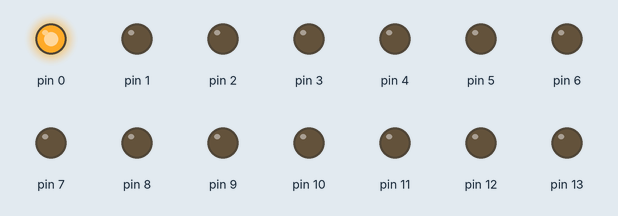
This sketch was run on a simulated Arduino Uno, built with avr-gcc and run on an emulated ATmega328P. Parts: output pins drawn as LEDs (lit = HIGH).

Above: at 0.05 s.
At 0.45 s:
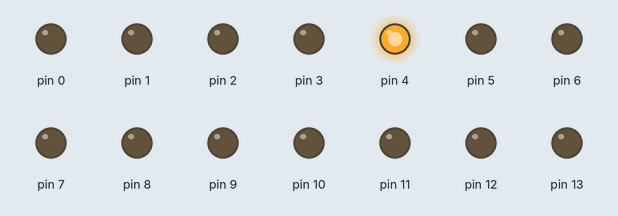
At 0.75 s:
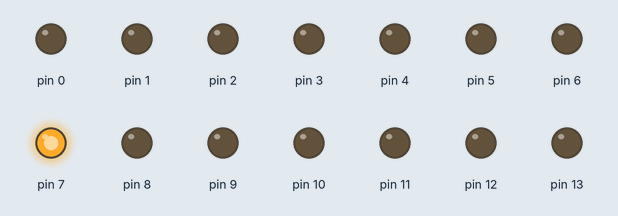
At 1.55 s:
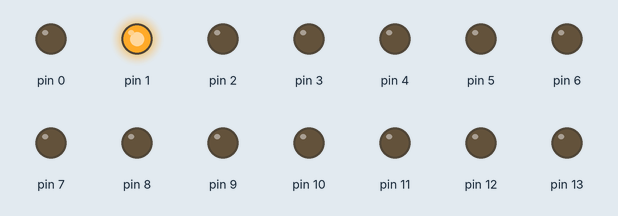
At 2.35 s:
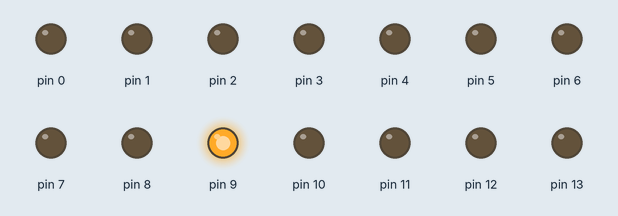
At 3.15 s:
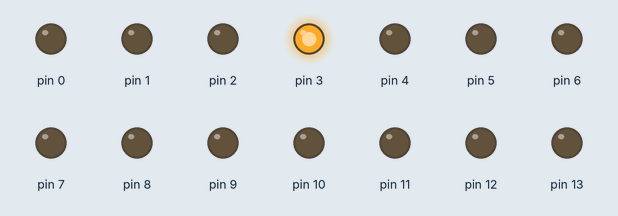
Timing chart, 0 to 3.5 s (numbered marks = the images above):
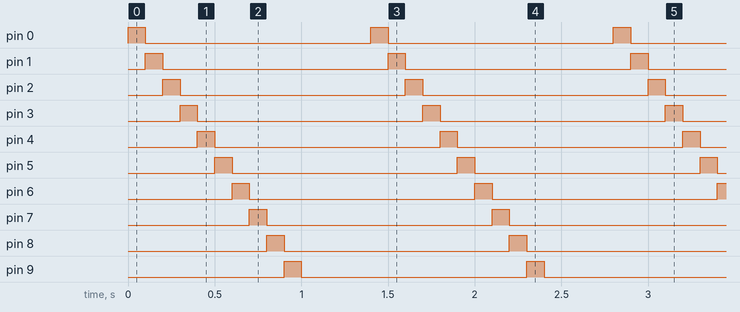

The sketch:

chenillard-1.ino
```cpp
void setup() {
  pinMode(0, OUTPUT);
  pinMode(1, OUTPUT);
  pinMode(2, OUTPUT);
  pinMode(3, OUTPUT);
  pinMode(4, OUTPUT);
  pinMode(5, OUTPUT);
  pinMode(6, OUTPUT);
  pinMode(7, OUTPUT);
  pinMode(8, OUTPUT);
  pinMode(9, OUTPUT);
  pinMode(10, OUTPUT);
  pinMode(11, OUTPUT);
  pinMode(12, OUTPUT);
  pinMode(13, OUTPUT);
}

void loop() {
  digitalWrite(13,LOW);
  digitalWrite(0,HIGH);
  delay(100);
  digitalWrite(0,LOW);
  digitalWrite(1,HIGH);
  delay(100);
  digitalWrite(1,LOW);
  digitalWrite(2,HIGH);
  delay(100);
  digitalWrite(2,LOW);
  digitalWrite(3,HIGH);
  delay(100);
  digitalWrite(3,LOW);
  digitalWrite(4,HIGH);
  delay(100);
  digitalWrite(4,LOW);
  digitalWrite(5,HIGH);
  delay(100);
  digitalWrite(5,LOW);
  digitalWrite(6,HIGH);
  delay(100);
  digitalWrite(6,LOW);
  digitalWrite(7,HIGH);
  delay(100);
  digitalWrite(7,LOW);
  digitalWrite(8,HIGH);
  delay(100);
  digitalWrite(8,LOW);
  digitalWrite(9,HIGH);
  delay(100);
  digitalWrite(9,LOW);
  digitalWrite(10,HIGH);
  delay(100);
  digitalWrite(10,LOW);
  digitalWrite(11,HIGH);
  delay(100);
  digitalWrite(11,LOW);
  digitalWrite(12,HIGH);
  delay(100);
  digitalWrite(12,LOW);
  digitalWrite(13,HIGH);
  delay(100);
}
```

Measured:
- by itself, pin 0–13: alternates HIGH for 0.10 s and LOW for 1.3 s
- by itself, everything shown: repeats every 1.4 s, in 14 steps
